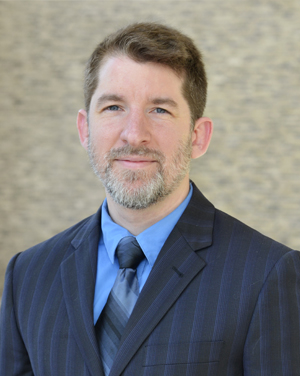
%> input picture Bourbeau_FESCenter.jpg, 300 x 376 px
$ octave imageEdit.m   (GNU Octave 9; MATLAB toolbox functions it lacks are replaced by stand-ins)
%> lines starting %> are read from the running program, lines starting %| are printed output that depends on the picture; in (x1, y1, x2, y2) boxes, pixels count from 0 and x2, y2 are one past the last pixel; in counts of white or black regions, pixels touching at a corner belong together; the program's own positions count from 1
clear all
close all
clc


% Load image
pathName = 'C:\Users\Dennis\Desktop\Projects\Arduino\images';
fileName = 'Bourbeau_FESCenter.jpg';
% fileName = 'circle.png';
origImage = imread(fullfile(pathName,fileName));
%> origImage is the input picture: size 376x300x3 uint8; mean R, G, B 127.7, 126.7, 126.1

% Convert image to monochrome
grayImage = rgb2gray(origImage);
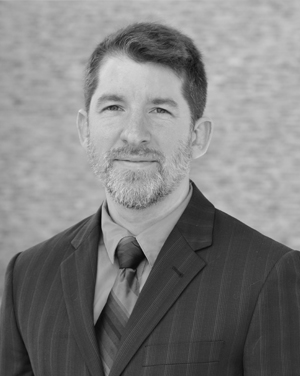
%> grayImage: size 376x300 uint8; min 5, max 222, mean 126.9
% grayImage = origImage;
histogram(grayImage);
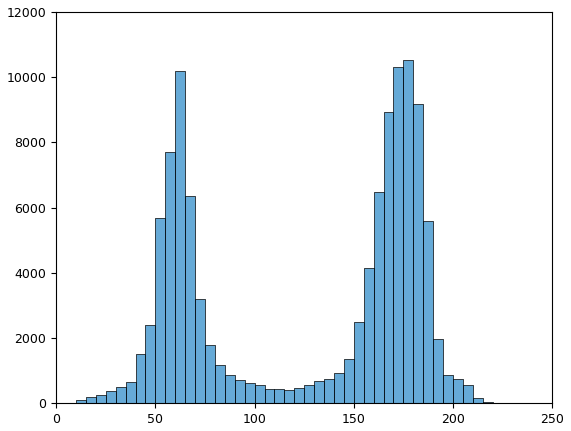
%> figure redrawn from the program's plot data; tallest bar 10513 high, from x = 175 to 180
imThresh = 160;
bwImageLg = grayImage > imThresh;
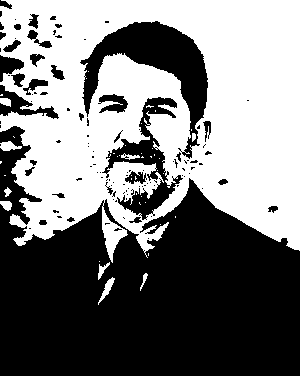
%> bwImageLg: size 376x300 logical; 48.1% white; 44 white regions (34 under 20 px), largest, box (x1, y1, x2, y2) and area: (0, 0, 300, 263) 53447, (98, 277, 115, 305) 138, (0, 141, 22, 151) 134
% bwImageLg = grayImage <= imThresh;

% Rescale and resize image to 56x128 resolution
imScale = 128/size(grayImage,2);
%> imScale = 0.427
bwImage = imresize(bwImageLg,imScale);
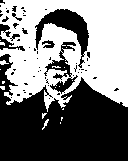
%> bwImage: size 161x128 logical; 48.1% white; 18 white regions (15 under 20 px), largest, box (x1, y1, x2, y2) and area: (0, 0, 128, 112) 9774, (0, 60, 9, 65) 26, (42, 119, 49, 130) 26
horzLine = 47;
bwImage = bwImage(horzLine-28:horzLine+27,:);
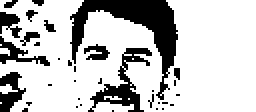
%> bwImage: size 56x128 logical (shown 2 times larger); 76.4% white; 34 black regions (26 under 20 px), largest, box (x1, y1, x2, y2) and area: (35, 0, 89, 50) 806, (44, 24, 76, 56) 308, (0, 36, 13, 56) 147

% Convert binary image matrix to hexadecimal matrix and write to file
% txtPath = 'C:\Users\Dennis\Documents\Arduino\CFAL12856A00151B\images';
txtPath = pathName;
txtFile = 'Dennis.txt';
% txtFile = 'circle.txt';
fileID = fopen(fullfile(txtPath,txtFile),'w');
fprintf(fileID,'  { \n');
hexIm = cell(1,size(bwImage,2));
for iiRow = 1:8:size(bwImage,1)
    fprintf(fileID,'    {');
    for iiCol = 1:size(bwImage,2)
%> (the run ends here)
